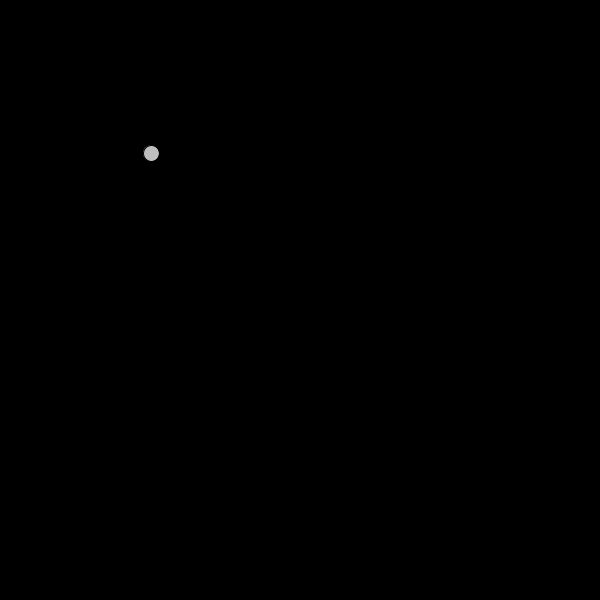
Frame 1 (no input)
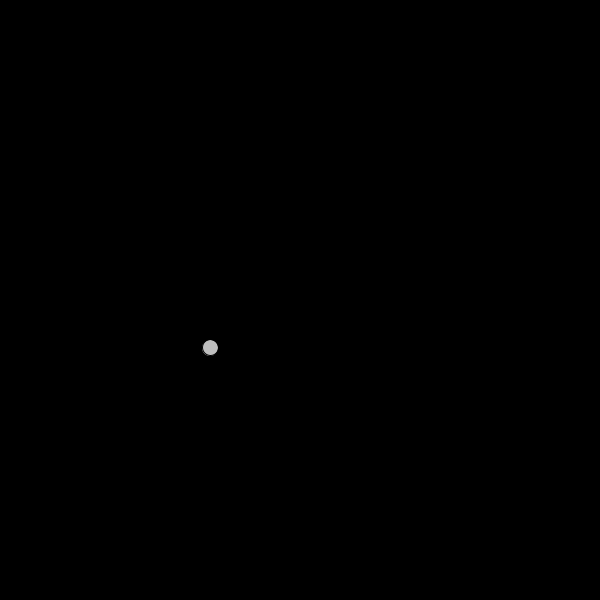
Frame 60 (the mouse pressed at the canvas centre just before this capture)
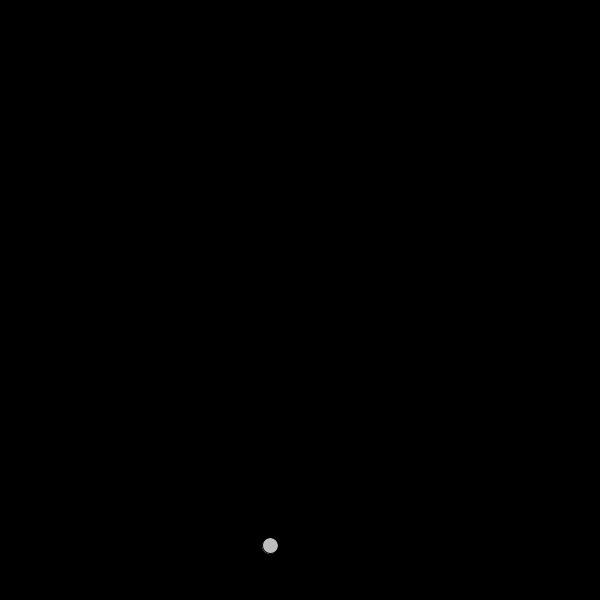
Frame 120 (the mouse held since frame 60 and released just before this capture)

The Processing sketch that drew these frames (run headless with seeded random() and noise(); from frame 60 on, the mouse is pressed at the canvas centre):

// Processing sketch: processing_72082
// ── processing_72082.pde


float x = 150;
float y = 150;
float xspeed = 1;
float yspeed = 3.3;

void setup() {
  size(600,600);
  smooth();
  background(255);
}

void draw() {
  noStroke();
  fill(0);
  rect(0,0,width,height);
  
  // Add the current speed to the location.
  x = x + xspeed;
  y = y + yspeed;

  // Check for bouncing
  if ((x > width) || (x < 0)) {
    xspeed = xspeed * -1;
  }
  if ((y > height) || (y < 0)) {
    yspeed = yspeed * -1;
  }

  // Display at x,y location
  stroke(0);
  fill(190);
  ellipse(x,y,16,16);
}
